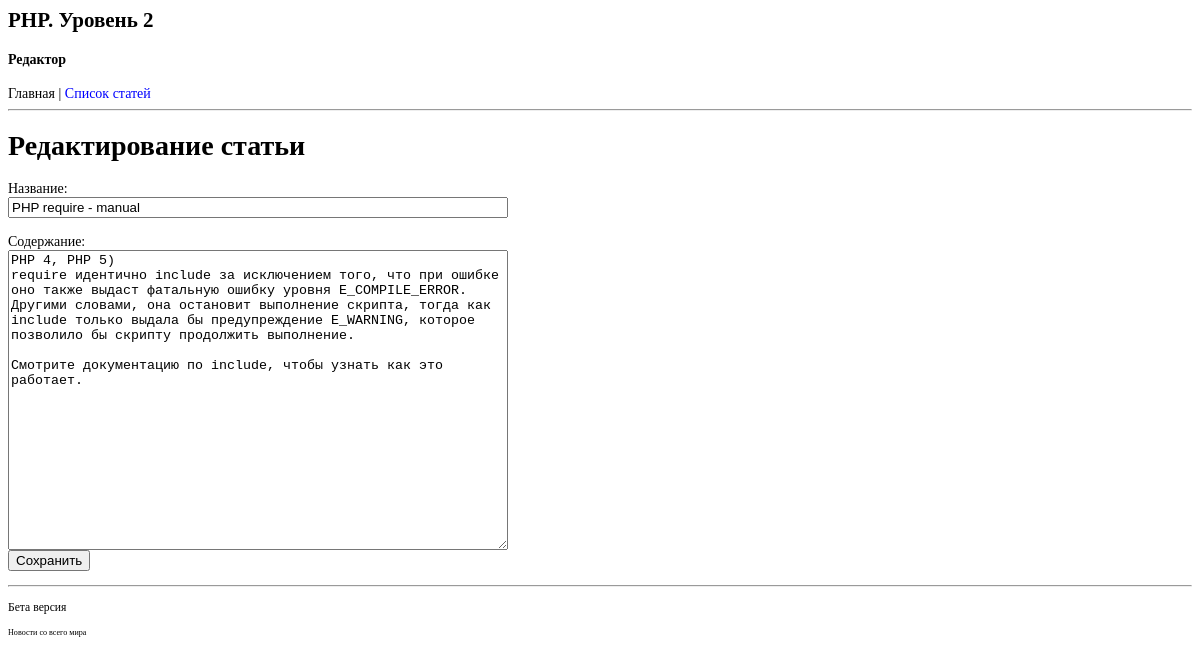
The page /control/edit.php?id=3 on the database its author committed.
### tables this page shows
CREATE TABLE IF NOT EXISTS `news` (
`id_article` bigint(20) unsigned NOT NULL,
  `date` datetime NOT NULL,
  `title` char(50) NOT NULL,
  `content` text NOT NULL
);

### models/news.php (called while the page is built, shortened)
<?php
function articles_get($id_article)
{
	$query = "SELECT * FROM news WHERE id_article = $id_article";
	$result = mysql_query($query);
	$row = mysql_fetch_assoc($result);
	return $row;
}
function view_include($fileName, $vars = array())
{
	include $fileName;
	return ob_get_clean();
}

### views/edit.php (the view, shortened to what this page needs)
<html>
<body>
	<h1>Редактирование статьи</h1>
	<form method="post">
		Название:
		<br/>
		<input type="text" name="title" value="<?=$articles['title']?>" />
		<br/>
		<br/>
		Содержание:
		<br/>
		<textarea name="content"><?=$articles['content']?></textarea>
		<br/>
		<input type="submit" value="Сохранить" />
	</form>
</body>
</html>

### views/style.css (style rules this page uses)
body { font-family: Georgia; font-size: 14px; color: black; }
input[type="text"] { width: 500px; }
textarea { width: 500px; height: 300px; }

### rows shown on the page
news: title "PHP require - manual", content "PHP 4, PHP 5) require идентично include за исключением того, что при ошибке оно также выдаст фатальную ошибку уровня E_COMPILE_ERROR. Другими словами, она остановит выполнение скрипта, тогда как include только выдала бы предупреждение E_WARNING, которое позволило бы скрипту продолжить выполнение. Смотрите документацию по include, чтобы узнать как это работает."

### other values the page prints
$title "Редактор"
